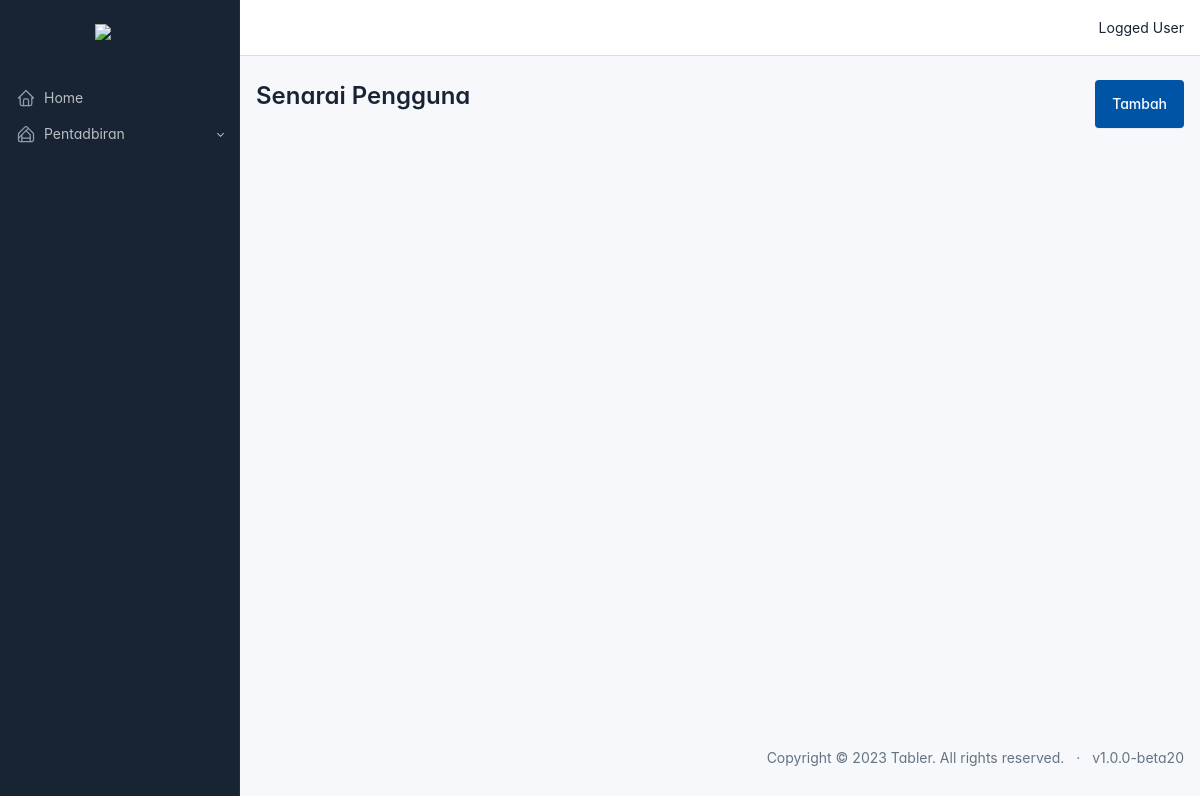
The page /pengguna/index.php on the database as committed earlier.
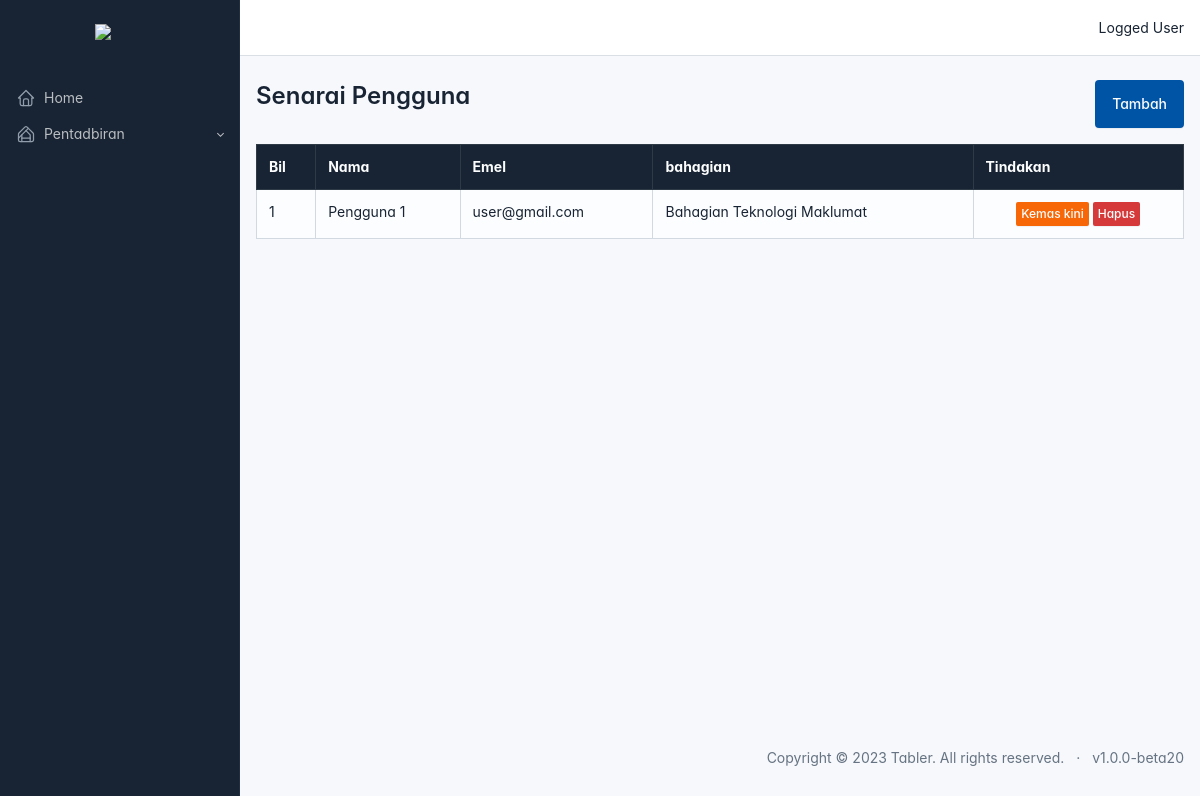
The same page on the database as committed later.
### tables this page shows
CREATE TABLE IF NOT EXISTS `users` (
  `id` int unsigned NOT NULL AUTO_INCREMENT,
  `name` varchar(255) NOT NULL,
  `email` varchar(255) NOT NULL,
  `password` varchar(255) DEFAULT NULL,
  `department_id` int DEFAULT NULL,
  `created_at` datetime NOT NULL DEFAULT CURRENT_TIMESTAMP,
  `updated_at` datetime NOT NULL DEFAULT CURRENT_TIMESTAMP ON UPDATE CURRENT_TIMESTAMP,
  PRIMARY KEY (`id`)
);

CREATE TABLE IF NOT EXISTS `departments` (
  `id` int unsigned NOT NULL AUTO_INCREMENT,
  `name` varchar(255) NOT NULL,
  `code` varchar(50) DEFAULT NULL,
  `created_at` datetime NOT NULL DEFAULT CURRENT_TIMESTAMP,
  `updated_at` datetime NOT NULL DEFAULT CURRENT_TIMESTAMP ON UPDATE CURRENT_TIMESTAMP,
  PRIMARY KEY (`id`)
);

### pengguna/index.php (the view)
<?php include dirname(__FILE__) . '/../layouts/header.php'; ?>
<?php include dirname(__FILE__) . '/../db.php'; ?>
<?php $moduleURL = $_SERVER['HTTP_HOST'] . '/' . basename(__DIR__); ?>
<div class="mb-3 d-flex">
    <h1>Senarai Pengguna</h1>
    <a class="btn btn-primary ms-auto" href="//<?php echo $moduleURL ?>/create.php">
        Tambah
    </a>
</div>
<?php
$stmt = $dbCon->prepare(
    "SELECT users.*, departments.name AS dept_name
    FROM users
    LEFT JOIN departments ON users.department_id = departments.id"
);
$stmt->execute();
?>
<?php if ($stmt->rowCount() > 0): ?>
    <?php $results = $stmt->fetchAll(PDO::FETCH_ASSOC); ?>
    <table class="table table-bordered table-striped">
        <tr class="table-dark">
            <th>Bil</th>
            <th>Nama</th>
            <th>Emel</th>
            <th>bahagian</th>
            <th>Tindakan</th>
        </tr>
        <?php $bil = 1; ?>
        <?php foreach ($results as $row): ?>
            <tr>
                <td><?php echo $bil++ ?></td>
                <td><?php echo $row['name'] ?></td>
                <td><?php echo $row['email'] ?></td>
                <td><?php echo $row['dept_name'] ?></td>
                <td class="text-center">
                    <a class="btn btn-warning btn-sm"
                    href="//<?php echo $moduleURL ?>/edit.php?id=<?php echo $row['id'] ?>">
                        Kemas kini
                    </a>
                    <a class="btn btn-danger btn-sm"
                    href="//<?php echo $moduleURL ?>/destroy.php?id=<?php echo $row['id'] ?>"
                        onClick="return confirm('Anda pasti untuk hapus rekod?')">
                        Hapus
                    </a>
                </td>
            </tr>
        <?php endforeach; ?>
    </table>
<?php endif; ?>
<?php include dirname(__FILE__) . '/../layouts/footer.php'; ?>

Rows that differ between the two databases and show on the page:
added users: name "Pengguna 1", email "user@gmail.com", department.name "Bahagian Teknologi Maklumat"
Other text that changed with them:
text now shown: "Bil Nama Emel bahagian Tindakan"
